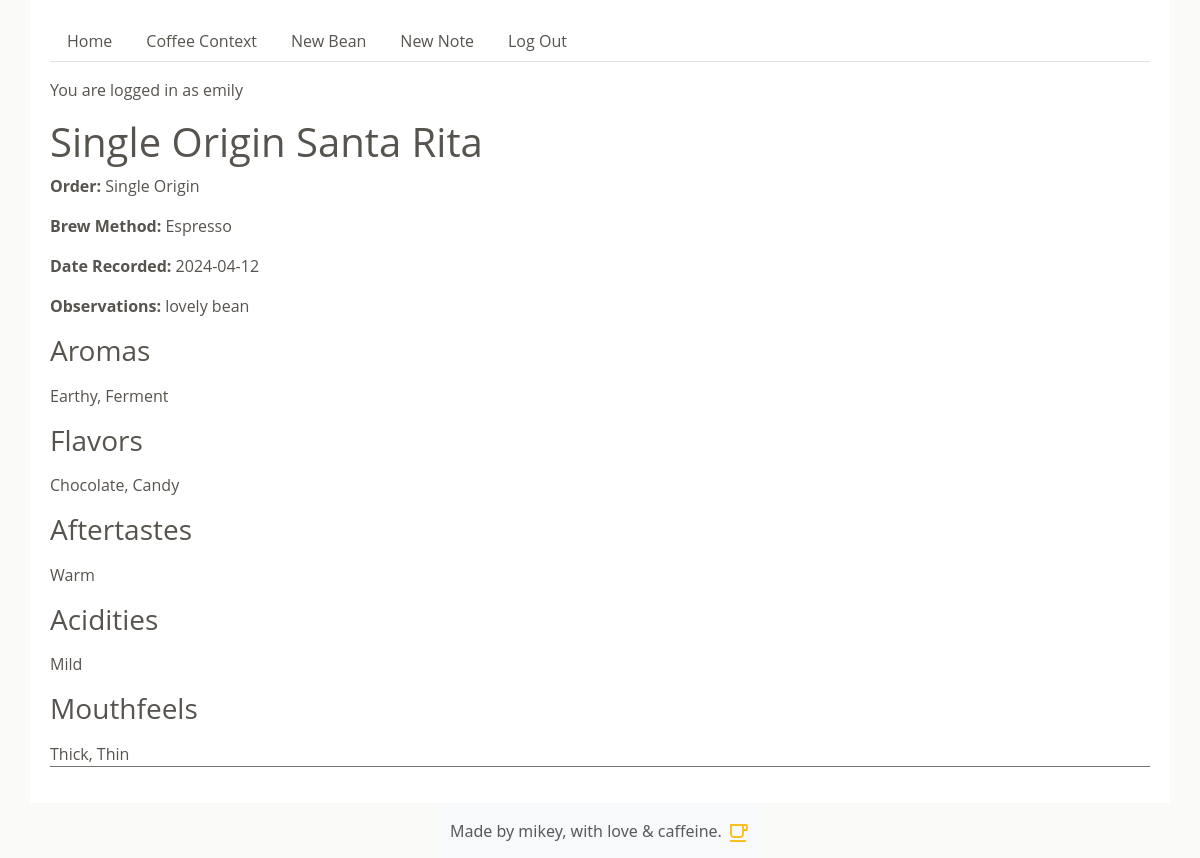
The app's page /note/1 (signed in) with its own data.
### ch_100_app/models.py (models this page shows, shortened)
class User(UserMixin, db.Model):
    id = db.Column(db.Integer, primary_key=True)
    username = db.Column(db.String(80), nullable=False, unique=True)
    password = db.Column(db.String(80), nullable=False)

class Note(db.Model):
    id = db.Column(db.Integer, primary_key=True)
    bean_id = db.Column(db.Integer, db.ForeignKey("bean.id"), nullable=False)
    created_by_id = db.Column(db.Integer, db.ForeignKey("user.id"), nullable=False)
    order = db.Column(db.Enum(OrderCategory), default=OrderCategory.SINGLE_ORIGIN)
    brew_method = db.Column(db.Enum(BrewMethod), default=BrewMethod.DRIP)
    date_recorded = db.Column(db.Date, default=datetime.utcnow)
    observations = db.Column(db.Text, nullable=False)
    bean = db.relationship("Bean", back_populates="notes")
    created_by = db.relationship("User")
    aromas = db.relationship(
        "Aroma", secondary=note_aroma, backref=db.backref("notes", lazy="dynamic")
    )
    flavors = db.relationship(
        "Flavor", secondary=note_flavor, backref=db.backref("notes", lazy="dynamic")
    )
    aftertastes = db.relationship(
        "Aftertaste",
        secondary=note_aftertaste,
        backref=db.backref("notes", lazy="dynamic"),
    )
    acidities = db.relationship(
        "Acidity", secondary=note_acidity, backref=db.backref("notes", lazy="dynamic")
    )
    mouthfeels = db.relationship(
        "Mouthfeel",
        secondary=note_mouthfeel,
        backref=db.backref("notes", lazy="dynamic"),
    )

class Bean(db.Model):
    id = db.Column(db.Integer, primary_key=True)
    name = db.Column(db.String(60), nullable=False)
    origin = db.Column(db.String(100), nullable=False)
    cultivar = db.Column(db.String(60))
    wash_process = db.Column(db.Enum(WashProcess), nullable=False)
    roast_level = db.Column(db.Enum(RoastLevel), nullable=False)
    created_by_id = db.Column(db.Integer, db.ForeignKey("user.id"), nullable=False)
    notes = db.relationship("Note", back_populates="bean")
    created_by = db.relationship("User")

class Aftertaste(db.Model):
    id = db.Column(db.Integer, primary_key=True)
    name = db.Column(db.Enum(AftertasteChoices), nullable=False)

class Acidity(db.Model):
    id = db.Column(db.Integer, primary_key=True)
    name = db.Column(db.Enum(AcidityChoices), nullable=False)

### ch_100_app/main/routes.py (the view)
@main.route("/note/<note_id>", methods=["GET", "POST"])
@login_required
def note_detail(note_id):
    note = Note.query.get(note_id)
    return render_template("note_detail.html", note=note)

### ch_100_app/extensions.py (called while the page is built)
@login_manager.user_loader
def load_user(user_id):
    return User.query.get(user_id)

### ch_100_app/utils.py (called while the page is built)
    def __str__(self):
        return str(self.value)

### ch_100_app/templates/note_detail.html
{% extends 'base.html' %} {% block content %}
<h1>{{ note.order}} {{ note.bean.name }}</h1>
<p><strong>Order:</strong> {{ note.order }}</p>
<p><strong>Brew Method:</strong> {{ note.brew_method }}</p>
<p><strong>Date Recorded:</strong> {{ note.date_recorded }}</p>
<p><strong>Observations:</strong> {{ note.observations }}</p>
<div class="bean_detail_order">
  <div>
    <h3>Aromas</h3>
    {% set aroma_names = [] %} {% for aroma in note.aromas %} {% set _
    = aroma_names.append(aroma.name) %} {% endfor %} {{
    aroma_names|join(', ') }}
    <h3>Flavors</h3>
    {% set flavor_names = [] %} {% for flavor in note.flavors %} {%
    set _ = flavor_names.append(flavor.name) %} {% endfor %} {{
    flavor_names|join(', ') }}
    <h3>Aftertastes</h3>
    {% set aftertaste_names = [] %} {% for aftertaste in
    note.aftertastes %} {% set _ =
    aftertaste_names.append(aftertaste.name) %} {% endfor %} {{
    aftertaste_names|join(', ') }}
    <h3>Acidities</h3>
    {% set acidity_names = [] %} {% for acidity in note.acidities %}
    {% set _ = acidity_names.append(acidity.name) %} {% endfor %} {{
    acidity_names|join(', ') }}
    <h3>Mouthfeels</h3>
    {% set mouthfeel_names = [] %} {% for mouthfeel in note.mouthfeels
    %} {% set _ = mouthfeel_names.append(mouthfeel.name) %} {% endfor
    %} {{ mouthfeel_names|join(', ') }}
  </div>
</div>
{% endblock %}

### ch_100_app/templates/base.html (shortened to what this page needs)
<!DOCTYPE html>
<html lang="en">
  <head>
    <link
      href="https://cdn.jsdelivr.net/npm/bootstrap@5.3.3/dist/css/bootstrap.min.css"
      rel="stylesheet"
    />
    <link rel="stylesheet" href="/static/style.css" />
  </head>
  <body>
    <div id="base-content">
      <ul class="nav nav-tabs">
        <li>
          <a class="nav-link" href="/">Home</a>
        </li>
        <li>
          <a class="nav-link" href="/coffee_context"
            >Coffee Context</a
          >
        </li>
        {% if current_user.is_authenticated %}
        <li class="nav-item">
          <a class="nav-link" href="/new_bean">New Bean</a>
        </li>
        <li class="nav-item">
          <a class="nav-link" href="/new_note">New Note</a>
        </li>
        <li class="nav-item">
          <a class="nav-link" href="/logout">Log Out</a>
        </li>
        {% endif %}
      </ul>
       {% if current_user.is_authenticated %}
      <p>You are logged in as {{ current_user.username }}</p>
      {% endif %} {% block content %} {% endblock %}
    </div>
  </body>
  <footer class="footer mt-auto py-3 bg-body-tertiary">
    <div class="container">
      <span class="text-body-secondary"
        >Made by mikey, with love & caffeine.
      </span>
    </div>
  </footer>
</html>

### ch_100_app/static/style.css (style rules this page uses)
html { height: 100%; }
body { display: flex; flex-direction: column; align-items: center; background-color: #fafaf9; height: 100%; }
#base-content { font-family: 'Open Sans', sans-serif; color: #57534e; width: 95%; background-color: white; padding: 20px; height: 100%; }
.nav { margin-bottom: 1rem; }
.nav-link { color: #57534e; }
.bean_detail_order { border-bottom: 1px solid #78716c; margin: 1rem 0px; }
h3 { margin: 1rem 0px; }
footer { margin-top: auto; }

### records on screen
User: username "emily"
Note: order "Single Origin", brew_method "Espresso", date_recorded "2024-04-12", observations "lovely bean"
Bean: bean.name "Santa Rita"
Aftertaste: name "Warm"
Acidity: name "Mild"

### other values on screen
{{ aroma_names|join(', ') }} "Earthy, Ferment"
{{ flavor_names|join(', ') }} "Chocolate, Candy"
{{ mouthfeel_names|join(', ') }} "Thick, Thin"
